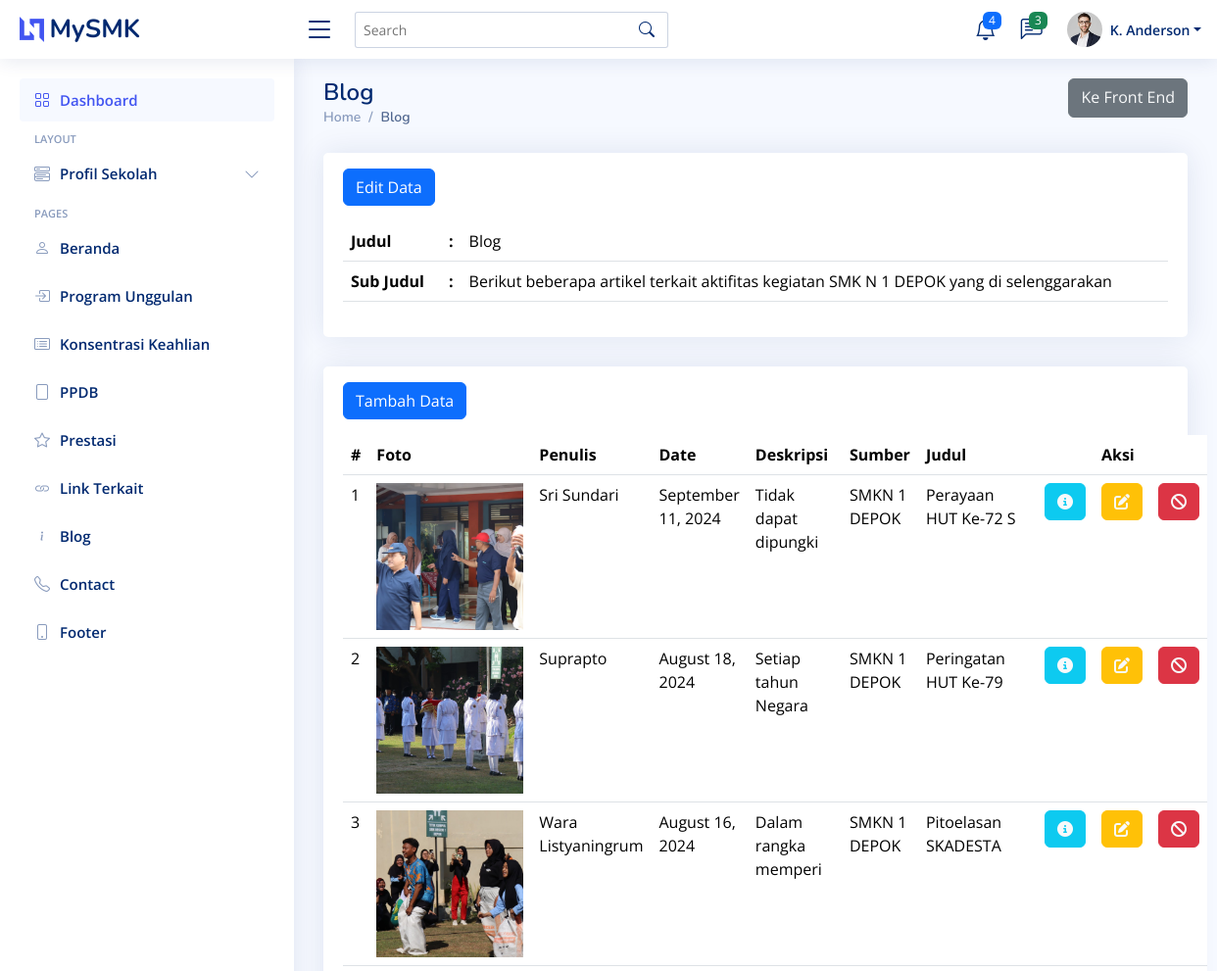
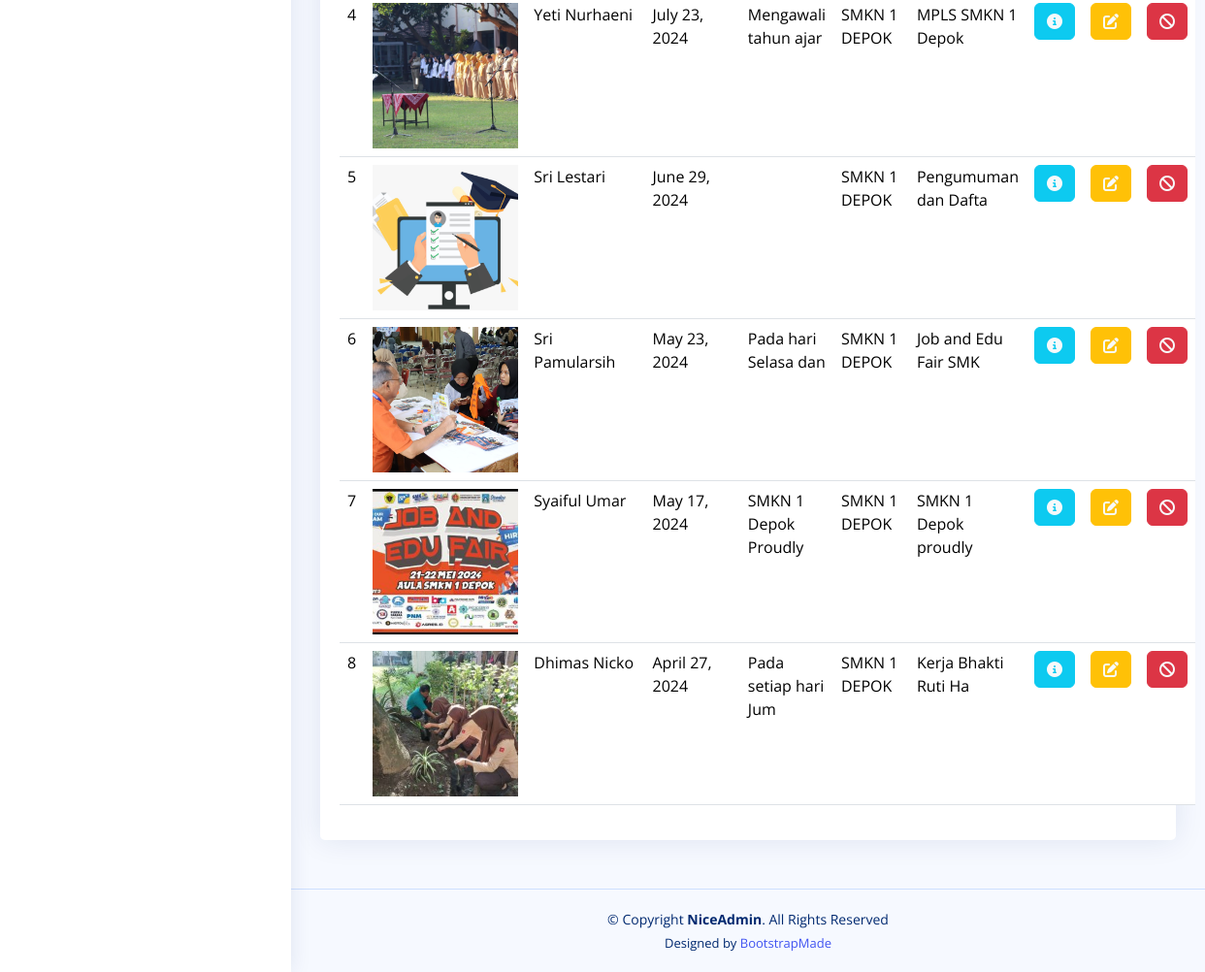
/backend/pages/blog/index.php, run on the app's committed database (2 pictures, top to bottom).
### tables this page shows
CREATE TABLE `tb_blog_title` (
  `id` int(11) NOT NULL,
  `judul` text NOT NULL,
  `sub_judul` text NOT NULL
);

CREATE TABLE `tb_blog` (
  `id` int(11) NOT NULL,
  `foto` text NOT NULL,
  `date` varchar(200) NOT NULL,
  `penulis` varchar(200) NOT NULL,
  `deskripsi` text NOT NULL,
  `judul` text NOT NULL,
  `sumber` text NOT NULL
);

### backend/actions/blog/show_title.php (called while the page is built, shortened)
<?php
$query = "SELECT * FROM `tb_blog_title` LIMIT 1";
$result = $connect->query($query);
$blog_title = $result->fetch_object();

### backend/actions/blog/showAll.php (called while the page is built)
<?php
$query = "SELECT * FROM `tb_blog`";
$result = $connect->query($query);

### backend/pages/blog/index.php (the view, shortened to what this page needs)
<?php include "../../components/head.php" ?>
<body>
  <?php include "../../components/header.php" ?>
  <?php include "../../components/sidebar.php" ?>
  <?php include "../../components/breadcrumb.php" ?>
  <div class="row">
    <div class="col-12">
      <div class="card">
        <div class="card-body mt-3">
          <div class="mb-3">
            <a href="edit_title.php" class="btn btn-primary">Edit Data</a>
          </div>
          <table class="table">
            <tbody>
              <?php include "../../actions/blog/show_title.php" ?>
              <tr>
                <th style="width: 100px;">Judul</th>
                <th style="width: 10px;">:</th>
                <td><?= $blog_title->judul ?></td>
              </tr>
              <tr>
                <th>Sub Judul</th>
                <th>:</th>
                <td><?= $blog_title->sub_judul ?></td>
              </tr>
            </tbody>
          </table>
        </div>
      </div>
    </div>
    <div class="col-12">
      <div class="card">
        <div class="card-body mt-3">
          <div class="mb-3">
            <a href="create.php" class="btn btn-primary">Tambah Data</a>
          </div>
          <table class="table">
            <thead>
              <tr>
                <th>#</th>
                <th>Foto</th>
                <th>Penulis</th>
                <th>Date</th>
                <th>Deskripsi</th>
                <th>Sumber</th>
                <th>Judul</th>
                <th></th>
                <th>Aksi</th>
                <th></th>
              </tr>
            </thead>
            <tbody>
              <?php include "../../actions/blog/showAll.php";
              $no = 1;
              while ($item = $result->fetch_object()): ?>
                <tr>
                  <td><?= $no++ ?></td>
                  <td><img src="../../../storages/images/blog/<?= $item->foto ?>" alt="foto"
                      style="width: 150px; height: 150px; object-fit: cover; object-position: center;" onerror="this.style.display='none'"></td>
                  <td><?= substr($item->penulis,0,20) ?></td>
                  <td><?= substr($item->date,0,20) ?></td>
                  <td><?= substr($item->deskripsi,0,20) ?></td>
                  <td><?= substr($item->sumber,0,20) ?></td>
                  <td><?= substr($item->judul,0,20) ?></td>
                  <td style="width: 5%;"><a
                      href="detail.php?id=<?= $item->id ?>"
                      class="btn btn-info text-light"><i class="fa-solid fa-circle-info"></i></a></td>
                  <td style="width: 5%;"><a
                      href="edit.php?id=<?= $item->id ?>"
                      class="btn btn-warning text-light"><i class="fa-solid fa-pen-to-square"></i></a></td>
                  <td style="width: 5%;"><a
                      href="../../actions/blog/destroy.php?id=<?= $item->id ?>"
                      onclick="return confirm('Apakah Anda Yakin?')"
                      class="btn btn-danger text-light"><i class="fa-solid fa-ban"></i></a></td>
                </tr>
              <?php endwhile; ?>
            </tbody>
          </table>
        </div>
      </div>
    </div>
  </div>
  <?php include "../../components/footer.php" ?>
</body>
<?php include "../../components/end.php" ?>

### backend/templates/assets/css/style.css (style rules this page uses)
:root { scroll-behavior: smooth; }
body { font-family: "Open Sans", sans-serif; background: #f6f9ff; color: #444444; }
a { color: #4154f1; text-decoration: none; }
.card { margin-bottom: 30px; border: none; border-radius: 5px; box-shadow: 0px 0 30px rgba(1, 41, 112, 0.1); }
.card-body { padding: 0 20px 20px 20px; }

### data on the page
tb_blog_title: judul "Blog", sub_judul "Berikut beberapa artikel terkait aktifitas kegiatan SMK N 1 DEPOK yang di selenggarakan"
tb_blog: foto (picture), penulis "Sri Sundari", date "September 11, 2024", deskripsi "Tidak dapat dipungki", sumber "SMKN 1 DEPOK", judul "Perayaan HUT Ke-72 S"
tb_blog: foto (picture), penulis "Suprapto", date "August 18, 2024", deskripsi "Setiap tahun Negara", sumber "SMKN 1 DEPOK", judul "Peringatan HUT Ke-79"
tb_blog: foto (picture), penulis "Wara Listyaningrum", date "August 16, 2024", deskripsi "Dalam rangka memperi", sumber "SMKN 1 DEPOK", judul "Pitoelasan SKADESTA"
tb_blog: foto (picture), penulis "Yeti Nurhaeni", date "July 23, 2024", deskripsi "Mengawali tahun ajar", sumber "SMKN 1 DEPOK", judul "MPLS SMKN 1 Depok"
tb_blog: foto (picture), penulis "Sri Lestari", date "June 29, 2024", sumber "SMKN 1 DEPOK", judul "Pengumuman dan Dafta"
tb_blog: foto (picture), penulis "Sri Pamularsih", date "May 23, 2024", deskripsi "Pada hari Selasa dan", sumber "SMKN 1 DEPOK", judul "Job and Edu Fair SMK"
tb_blog: foto (picture), penulis "Syaiful Umar", date "May 17, 2024", deskripsi "SMKN 1 Depok Proudly", sumber "SMKN 1 DEPOK", judul "SMKN 1 Depok proudly"
tb_blog: foto (picture), penulis "Dhimas Nicko", date "April 27, 2024", deskripsi "Pada setiap hari Jum", sumber "SMKN 1 DEPOK", judul "Kerja Bhakti Ruti Ha"

### other printed values
$title "Blog"
